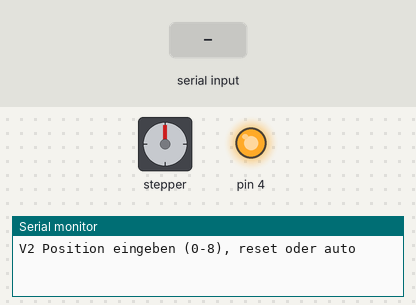
The sketch below on a simulated Arduino Uno, built with avr-gcc and run on an emulated ATmega328P. Shown: stepper motor, output pins drawn as LEDs (lit = HIGH), the last lines printed to the serial monitor. The inputs (shaded band) are chosen by the test bench. Stepper angles assume 1600 steps per turn.

Above: at 1.2 s.
1.3 s: "90,45\n" received over Serial
At 2.45 s:
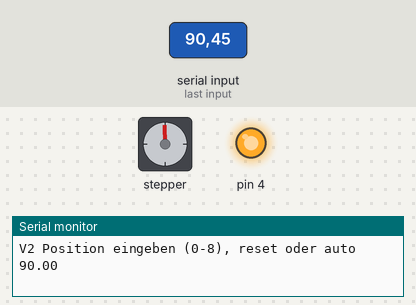
At 7.0 s:
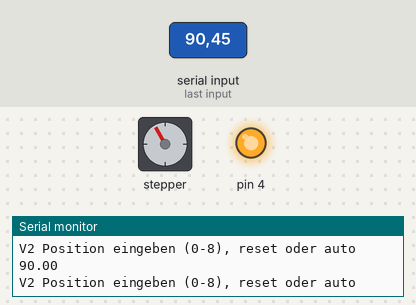
7.3 s: "auto" received over Serial
At 17.8 s:
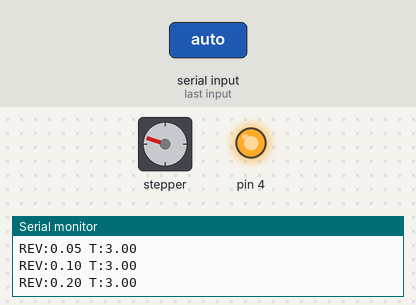
Timing chart, 0 to 34.0 s (numbered marks = the images above; inputs shaded):
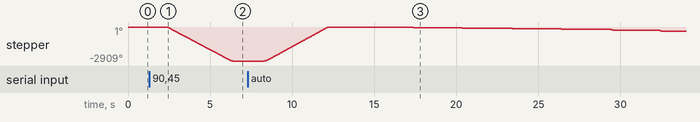

Measured:
- after the input at 1.3 s, stepper: turns 2909° counter-clockwise in 4.1 s, starting after 1.0 s
- after the input at 7.3 s, stepper: turns 2909° clockwise in 3.9 s, then 18° counter-clockwise in 0.05 s, then 18° counter-clockwise in 0.08 s, then 36° counter-clockwise in 0.13 s, and so on

The sketch:

needle_valve.ino
```cpp
#include <AccelStepper.h>

#define STEP_PIN 2
#define DIR_PIN  3

#define STEPS_PER_REV 1600

// 1 = driver mode (DIR + STEP)
AccelStepper stepper(1, STEP_PIN, DIR_PIN);

// V1
/*
float TIMES[] = {3, 3, 3, 3, 3, 3, 3, 3, 3, 3, 3, 3, 3, 3, 3};
float REVS[] = {0, .25, 0.375, .5, .75, 1, 1.25, 1.5, 2, 2.5, 3, 4, 5, 6, 7, 8};
*/

// V2

float TIMES[] = {3, 3, 3, 3, 3, 3, 3, 3, 3, 3, 3, 3, 3, 3, 3};
float REVS[] = {0, 0.05, 0.1, 0.2, 0.3, .4, 0.5, .75, 1, 1.25, 1.5, 2, 2.5, 3, 4};


int COUNT = sizeof(TIMES) / sizeof(TIMES[0]);

// RED: A+
// BLUE: A-
// YELLOW: B+
// BROWN: B-

void move_to(float rev){
  stepper.moveTo(-(int)(rev * STEPS_PER_REV + .5));
}
void reset(){
  stepper.setCurrentPosition(0);
}

void setup()
{
  pinMode(4, OUTPUT);
  digitalWrite(4, HIGH); // 5V Source

  stepper.setMaxSpeed(32767);     // steps per second (safe start)
  stepper.setAcceleration(32767); // smooth ramp

  reset();
  Serial.begin(9600);
}

void loop()
{
  if (stepper.distanceToGo() == 0)
  {
    Serial.println("V2 Position eingeben (0-8), reset oder auto");
    //String test = Serial.readStringUntil('z');
    while (Serial.available() == 0) {
    // wait here until the user types something
    }
    String ans = Serial.readString();
    ans.trim();
    if (ans == "auto"){
      for (int i = 0; i<COUNT; i++){
        Serial.println("REV:" + String(REVS[i]) + " T:" + String(TIMES[i]));
        unsigned long t2 = millis() + (unsigned long)(TIMES[i] * 1000);
        //Serial.println(t2);
        move_to(REVS[i]);
        while (millis() < t2) {
          stepper.run();
          //Serial.println(millis());
          //delay(500);
        }
      }
      move_to(0);
      return;
    }
    if (ans == "reset"){
      Serial.println("reset");
      reset();
      return;
    }
    float rev = ans.toFloat();
    move_to(rev);

    Serial.println(rev);
  }
  stepper.run();

}
```
